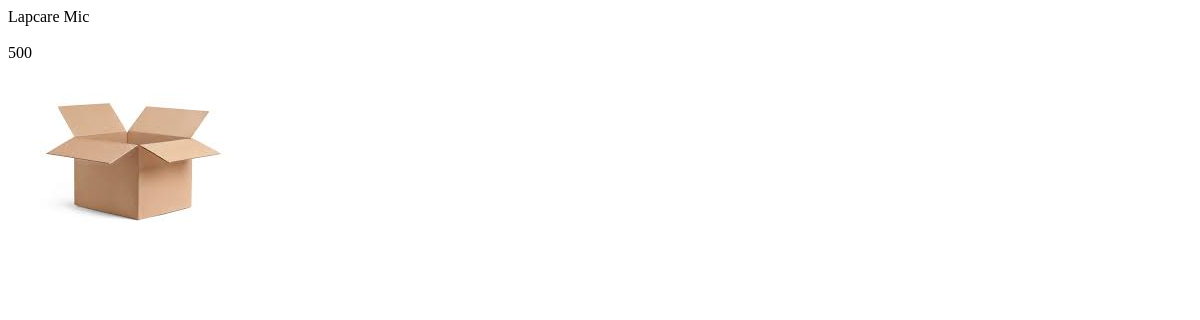
The page /supplier/product/3/ on the database as committed earlier.
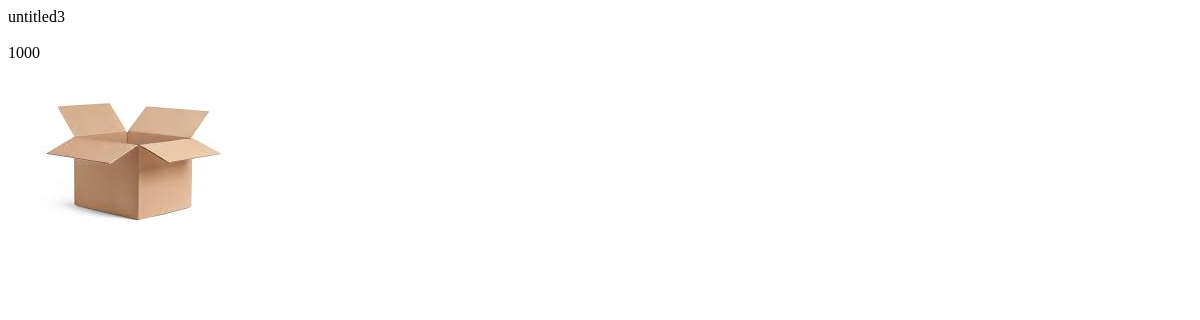
The same page on the database as committed later.
### supplier/models.py (models this page shows, shortened)
class Product(models.Model):
    name = models.CharField(default="untitled", max_length=100)
    desciption = models.CharField(max_length=1000,blank=True)
    category = models.CharField(default="unclassified",max_length=30)
    image = models.ImageField(upload_to="images/products/", default="default/product.jpeg")
    price = models.PositiveIntegerField(default=100)
    discount = models.FloatField(default=0.0)
    pack_of = models.PositiveIntegerField(default=1)
    units = models.PositiveIntegerField(default=1)
    in_stock = models.BooleanField(default=True)
    supplier_id = models.IntegerField(default=1)
    created_on = models.DateField(auto_now_add=True)
    updated_on = models.DateField(auto_now=True)

### supplier/views.py (the view)
# urls.py: path('product/<int:id>/', views.product)
def product(request, id):
    product = Product.objects.get(id=id)
    data ={
        'product' : product
    }
    return render(request, "supplier/product.html", data)

### templates/supplier/product.html (shortened to what this page needs)
<!DOCTYPE html>
<html lang="en">
<head>
</head>
<body>
    {{product.name}} <br>
    {{product.description}} <br>
    {{product.price}} <br>
    <img src="/media/{{product.image}}" alt="">  <br>
</body>
</html>

Rows that differ between the two databases and show on the page:
changed Product: name "Lapcare Mic" → "untitled3"; price "500" → "1000"
